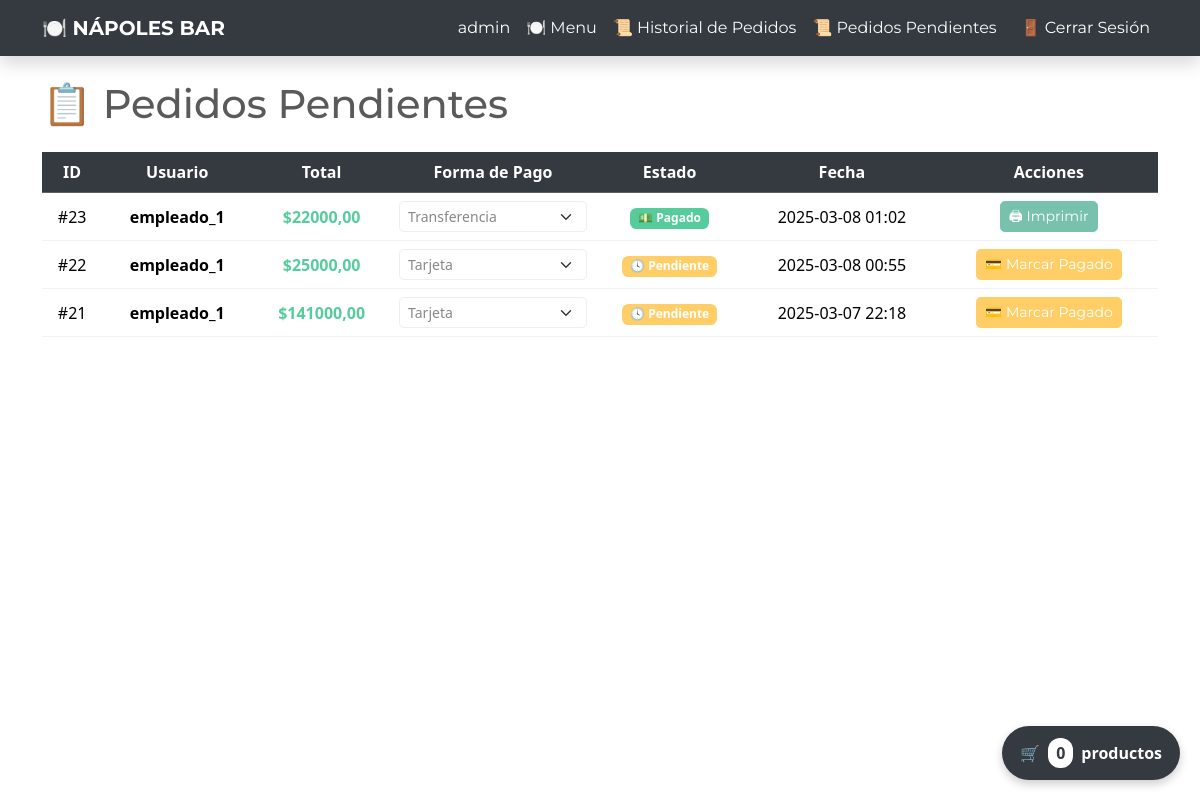
The page /orders/pending/ (signed in) on the database its author committed.
### inventory/models.py (models this page shows, shortened)
class Order(models.Model):
    user = models.ForeignKey(User, on_delete=models.CASCADE)
    total = models.DecimalField(max_digits=10, decimal_places=2)
    status = models.CharField(
        max_length=20,
        choices=[("Pendiente", "Pendiente"), ("Pagado", "Pagado"), ("Impreso", "Impreso")],
        default="Pendiente"
    )
    payment_method = models.CharField(
        max_length=50,
        choices=[("Efectivo", "Efectivo"), ("Tarjeta", "Tarjeta"), ("Transferencia", "Transferencia")],
        default="Efectivo"
    )
    created_at = models.DateTimeField(auto_now_add=True)
    items = models.ManyToManyField(InventoryItem, through="OrderItem")

### inventory/views.py (the view, shortened to what this page needs)
# urls.py: path('orders/pending/', PendingOrdersView.as_view(), name='pending-orders'),
class PendingOrdersView(LoginRequiredMixin, View):
    def get(self, request):
        orders = Order.objects.filter(status__in=["Pendiente", "Pagado"]).order_by("-created_at")
        return render(request, "inventory/pending_orders.html", {"orders": orders})

### inventory/templates/inventory/pending_orders.html (shortened to what this page needs)
{% extends 'inventory/base.html' %}
{% block content %}
<h1 class="mb-4">📋 Pedidos Pendientes</h1>
{% if orders %}
<table class="table table-hover text-center align-middle">
    <thead class="table-dark text-white">
        <tr>
            <th>ID</th>
            <th>Usuario</th>
            <th>Total</th>
            <th>Forma de Pago</th>
            <th>Estado</th>
            <th>Fecha</th>
            <th>Acciones</th>
        </tr>
    </thead>
    <tbody>
        {% for order in orders %}
        <tr id="order-row-{{ order.id }}">
            <td>#{{ order.id }}</td>
            <td><strong>{{ order.user.username }}</strong></td>
            <td class="text-success fw-bold">${{ order.total }}</td>
            <td>
                <select class="form-select form-select-sm change-payment" data-id="{{ order.id }}">
                    <option value="Tarjeta" {% if order.payment_method == "Tarjeta" %}selected{% endif %}>Tarjeta</option>
                    <option value="Transferencia" {% if order.payment_method == "Transferencia" %}selected{% endif %}>Transferencia</option>
                </select>
            </td>
            <td id="status-{{ order.id }}">
                {% if order.status == "Pendiente" %}
                    <span class="badge bg-warning">🕓 Pendiente</span>
                {% elif order.status == "Pagado" %}
                    <span class="badge bg-success">💵 Pagado</span>
                {% elif order.status == "Impreso" %}
                    <span class="badge bg-primary">🖨️ Impreso</span>
                {% endif %}
            </td>
            <td>{{ order.created_at|date:"Y-m-d H:i" }}</td>
            <td>
                <form method="post" action="{% url 'pending-orders' order.id %}">
                    {% if order.status == "Pendiente" %}
                        <button class="btn btn-warning btn-sm" name="action" value="mark_paid">💳 Marcar Pagado</button>
                    {% endif %}
                </form>
                {% if order.status == "Pagado" %}
                    <button class="btn btn-primary btn-sm print-order" data-id="{{ order.id }}">🖨 Imprimir</button>
                {% endif %}
            </td>
        </tr>
        {% endfor %}
    </tbody>
</table>
{% else %}
<p class="alert alert-warning">⚠️ No hay pedidos pendientes en este momento.</p>
{% endif %}
{% endblock %}

### inventory/templates/inventory/navigation.html (shortened to what this page needs)
<nav class="navbar navbar-expand-lg navbar-dark bg-dark shadow">
    <div class="container">
        <a class="navbar-brand fw-bold" href="{% url 'index' %}">🍽️ NÁPOLES BAR</a>
        <div class="collapse navbar-collapse justify-content-end" id="navbarNav">
            <ul class="navbar-nav">
                {% if user.is_authenticated %}
                    <li class="nav-item">
                        <a class="nav-link text-white" href="#">{{ user.username }}</a>
                    </li>
                    <li class="nav-item">
                        <a class="nav-link btn btn-sm btn-outline-light btn-light" href="{% url 'dashboard' %}"> 🍽️ Menu</a>
                    </li>
					<li class="nav-item">
                        <a class="nav-link btn btn-sm btn-outline-light btn-light" href="{% url 'order-history' %}">📜 Historial de Pedidos</a>
                    </li>
                    <li class="nav-item">
                        <a class="nav-link btn btn-sm btn-outline-light btn-light" href="{% url 'pending-orders' %}">📜 Pedidos Pendientes</a>
                    </li>
                    <li class="nav-item">
                        <a class="nav-link btn btn-sm btn-danger ms-2" href="{% url 'logout' %}">🚪 Cerrar Sesión</a>
                    </li>
                {% endif %}
            </ul>
        </div>
    </div>
</nav>

### rows shown on the page
Order: id "23", user.username "empleado_1", total "22000,00", payment_method+id "Transferencia", status "💵 Pagado", created_at "2025-03-08 01:02"
Order: id "22", user.username "empleado_1", total "25000,00", payment_method+id "Tarjeta", status "🕓 Pendiente", created_at "2025-03-08 00:55"
Order: id "21", user.username "empleado_1", total "141000,00", payment_method+id "Tarjeta", status "🕓 Pendiente", created_at "2025-03-07 22:18"

### other values the page prints
{{ user.username }} "admin"
